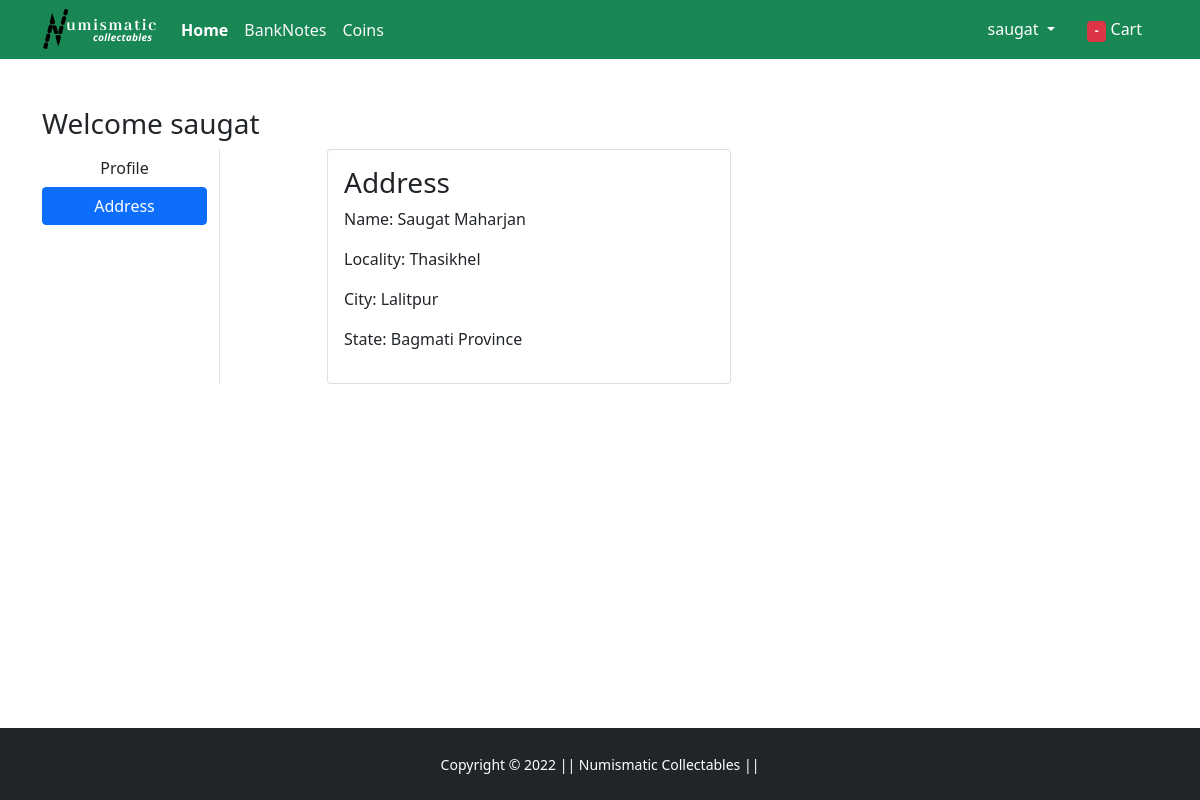
/address/ (signed in), run on an earlier commit of the app's database.
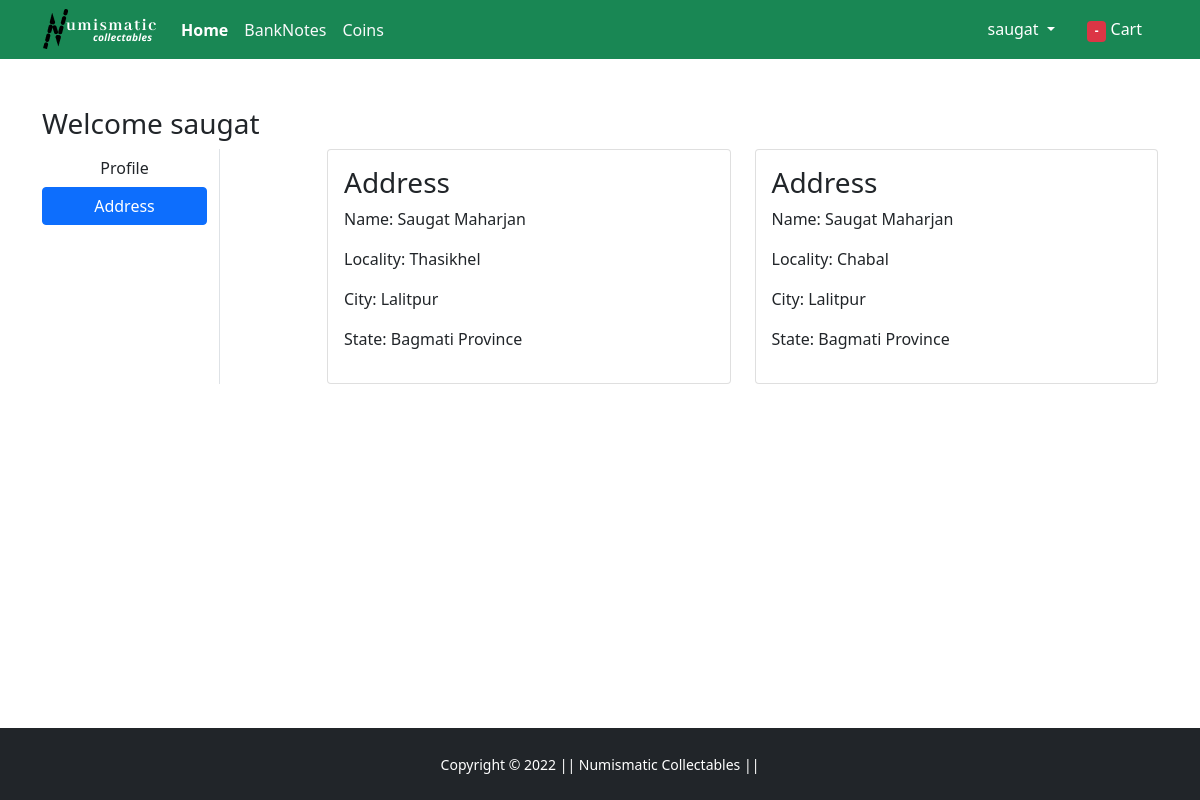
And on a later commit of the database.
### app/models.py (models this page shows, shortened)
class Customer(models.Model):
    user = models.ForeignKey(User,on_delete=models.CASCADE)
    name = models.CharField(max_length=200)
    locality = models.CharField(max_length=200)
    city = models.CharField(max_length=50)
    state = models.CharField(choices=STATE_CHOICE, max_length=50)

### app/views.py (the view)
# urls.py: path('address/', views.address, name='address'),
@login_required
def address(request):
    add = Customer.objects.filter(user=request.user)
    return render(request, 'app/address.html',{'add':add,'active':'btn-primary'})

### app/templates/app/address.html (shortened to what this page needs)
{% extends 'app/base.html' %}
{% load static %}
{% block main-content %}
<div class="container my-5">
 <div class="row">
 <h3>Welcome <span class="text-capitalized">{{request.user}}</span></h3>
  <div class="col-sm-2 border-end">
   <ul class="list-unstyled">
    <li class="d-grid"><a href="{% url 'profile' %}" class="btn">Profile</a></li>
    <li class="d-grid"><a href="{% url 'address' %}" class="btn {{active}} ">Address</a></li>
   </ul>
  </div>
  <div class="col-sm-9 offset-sm-1">
   <div class="row">
   {% for ad in add %}
    <div class="col-sm-6">
     <div class="card">
      <div class="card-body">
       <h3>Address</h3>
       <p>Name: {{ad.name}} </p>
       <p>Locality: {{ad.locality}}</p>
       <p>City: {{ad.city}}</p>
       <p>State: {{ad.state}}</p>
      </div>
     </div>
    </div>
    {% endfor %}
   </div>
  </div>
 </div>
</div>
{% endblock main-content %}

What changed in the data, as far as the page shows it:
added Customer: name "Saugat Maharjan", locality "Chabal", city "Lalitpur", state "Bagmati Province"
